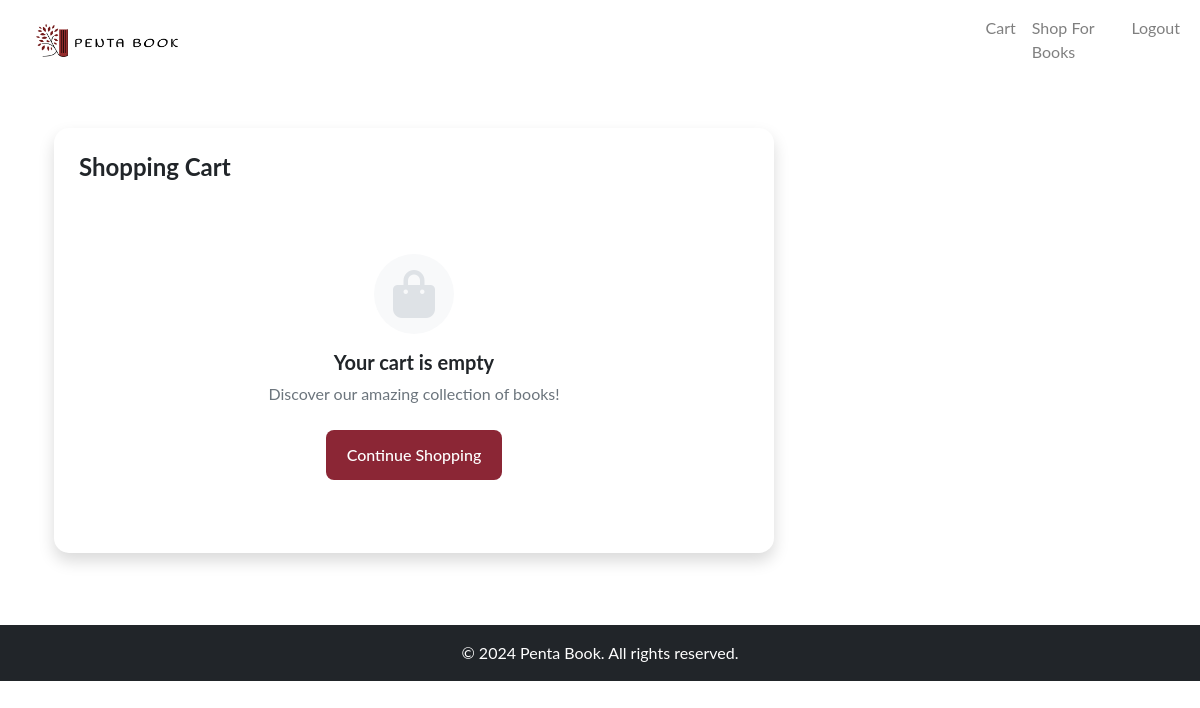
The app's page /cart (signed in), older data.
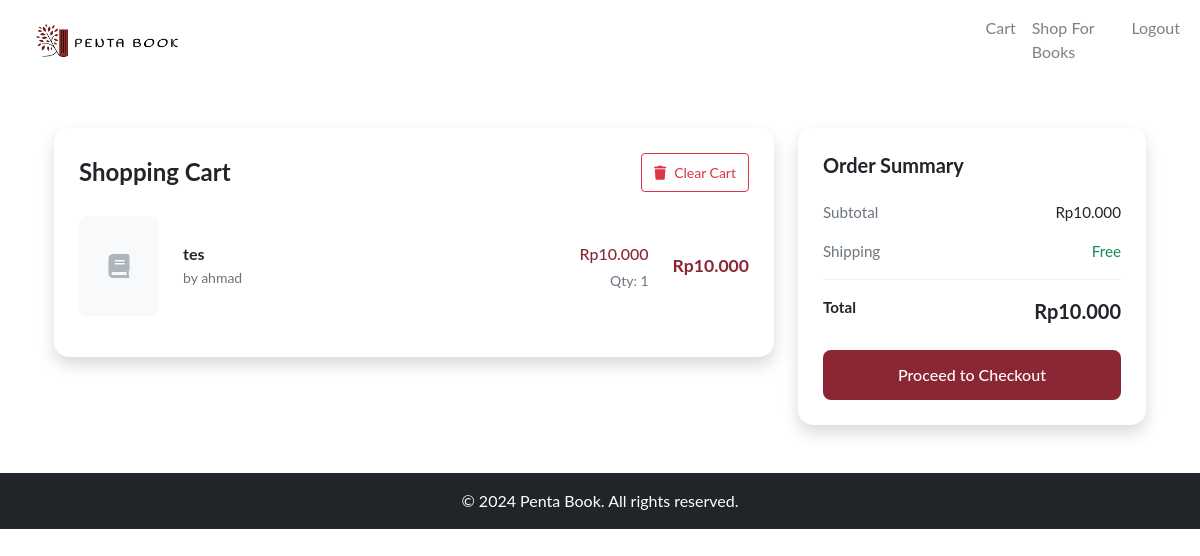
The same page, newer data.
### tables this page shows
CREATE TABLE cartitems (
    cart_item_id INTEGER PRIMARY KEY AUTOINCREMENT,
    cart_id INTEGER,
    book_id INTEGER,
    quantity INTEGER NOT NULL,
    FOREIGN KEY (cart_id) REFERENCES cart (cart_id),
    FOREIGN KEY (book_id) REFERENCES books (book_id)
);

CREATE TABLE "books"
(
    book_id     INTEGER
        primary key autoincrement,
    category_id integer
        references categories,
    shop_id     integer
        references shop,
    book_name   TEXT,
    isbn        integer,
    author      TEXT,
    desc        TEXT,
    price       REAL,
    stock       integer,
    img_url     TEXT
);

### app.py (the view)
@app.route('/cart')
def cart():
    if 'user_id' not in session:
        flash('You need to be logged in to view your cart.', 'warning')
        return redirect(url_for('login'))
    try:
        db = get_db()
        cur = db.execute('''
            SELECT b.book_id, b.book_name, b.author, IFNULL(b.price, 0) as price, ci.quantity
            FROM cartitems ci
            JOIN books b ON ci.book_id = b.book_id
            JOIN cart c ON ci.cart_id = c.cart_id
            WHERE c.buyer_id = ? AND c.status = "open"
        ''', (session['user_id'],))
        cart_items = cur.fetchall()
        return render_template('customer/cart.html', cart_items=cart_items, format_currency=format_currency)
    except Exception as e:
        flash(f'An error occurred: {e}', 'danger')
        return redirect(url_for('index'))

### app.py (called while the page is built)
def get_db():
    if 'db' not in g:
        g.db = sqlite3.connect(app.config['DATABASE'])
        g.db.row_factory = sqlite3.Row
    return g.db

def format_currency(value):
    if value is None:
        return "Rp0"  # Atau format default lainnya
    return f'Rp{value:,.0f}'.replace(',', '.')

### templates/customer/cart.html (shortened to what this page needs)
{% extends "customer/base.html" %}
{% block content %}
<div class="container py-4">
    <div class="row">
        <div class="col-lg-8">
            <div class="cart-card mb-4 shadow">
                <div class="d-flex justify-content-between align-items-center mb-4">
                    <h4 class="m-0">Shopping Cart</h4>
                    {% if cart_items %}
                    <form method="POST" action="{{ url_for('clear_cart') }}">
                        <button type="submit" class="btn btn-outline-danger btn-sm">
                            <i class="fas fa-trash me-2"></i>Clear Cart
                        </button>
                    </form>
                    {% endif %}
                </div>
                {% if cart_items %}
                    {% for item in cart_items %}
                    <div class="cart-item mb-3">
                        <div class="row align-items-center">
                            <div class="col-auto">
                                {% if item['img_url'] %}
                                    <img src="{{ url_for('static', filename='uploads/' + item['img_url']) }}"
                                         alt="{{ item['book_name'] }}"
                                         class="cart-item-image">
                                {% else %}
                                    <div class="cart-item-placeholder">
                                        <i class="fas fa-book"></i>
                                    </div>
                                {% endif %}
                            </div>
                            <div class="col">
                                <h6 class="mb-1">{{ item['book_name'] }}</h6>
                                <p class="text-muted mb-0 small">by {{ item['author'] }}</p>
                            </div>
                            <div class="col-auto text-end">
                                <div class="price mb-1">{{ format_currency(item['price']) }}</div>
                                <div class="quantity small text-muted">
                                    Qty: {{ item['quantity'] }}
                                </div>
                            </div>
                            <div class="col-auto">
                                <div class="total fw-bold">
                                    {{ format_currency(item['price'] * item['quantity']) }}
                                </div>
                            </div>
                        </div>
                    </div>
                    {% endfor %}
                {% else %}
                    <div class="text-center py-5">
                        <div class="empty-cart-icon mb-3">
                            <i class="fas fa-shopping-bag"></i>
                        </div>
                        <h5>Your cart is empty</h5>
                        <p class="text-muted">Discover our amazing collection of books!</p>
                        <a href="{{ url_for('buyer_index') }}" class="btn btn-burgundy mt-2">
                            Continue Shopping
                        </a>
                    </div>
                {% endif %}
            </div>
        </div>
        {% if cart_items %}
        <div class="col-lg-4">
            <div class="cart-card cart-summary shadow">
                <h5 class="mb-4">Order Summary</h5>
                {% set total = namespace(value=0) %}
                {% for item in cart_items %}
                    {% set total.value = total.value + (item['price'] * item['quantity']) %}
                {% endfor %}
                <div class="summary-item d-flex justify-content-between mb-3">
                    <span class="text-muted">Subtotal</span>
                    <span>{{ format_currency(total.value) }}</span>
                </div>
                <div class="summary-item d-flex justify-content-between mb-3">
                    <span class="text-muted">Shipping</span>
                    <span class="text-success">Free</span>
                </div>
                <div class="divider my-3"></div>
                <div class="summary-item d-flex justify-content-between mb-4">
                    <span class="fw-bold">Total</span>
                    <span class="fw-bold fs-5">{{ format_currency(total.value) }}</span>
                </div>
                <a href="{{ url_for('checkout') }}" class="btn btn-burgundy w-100">
                    Proceed to Checkout
                </a>
            </div>
        </div>
        {% endif %}
    </div>
</div>
{% endblock %}

### templates/customer/base.html (shortened to what this page needs)
<!DOCTYPE html>
<html lang="en">
<head>
    <link href="https://cdnjs.cloudflare.com/ajax/libs/font-awesome/6.0.0/css/all.min.css" rel="stylesheet">
    <link rel="stylesheet" href="https://maxcdn.bootstrapcdn.com/bootstrap/4.5.2/css/bootstrap.min.css">
    <link rel="stylesheet" href="{{ url_for('static', filename='styles.css') }}">
</head>
<body>
    <nav class="navbar navbar-expand-lg navbar-light bg-white">
        <div class="container-fluid">
            <a class="navbar-brand" href="{{ url_for('buyer_index') }}">
                <img src="{{ url_for('static', filename='images/Logo PentaBook.png') }}" alt="Logo"  style="width: 20%;" class="px-4">
            </a>
            <div class="collapse navbar-collapse" id="navbarNav">
                <ul class="navbar-nav ml-auto">
                    {% if session.get('user_id') %}
                        <li class="nav-item">
                            <a class="nav-link" href="{{ url_for('cart') }}">Cart</a>
                        </li>
                        <li class="nav-item">
                            <a class="nav-link" href="{{ url_for('buyer_index') }}">Shop For Books</a>
                        </li>
                        <li class="nav-item">
                            <a class="nav-link" href="{{ url_for('logout') }}">Logout</a>
                        </li>
                    {% endif %}
                </ul>
            </div>
        </div>
    </nav>
    <div class="container mt-4">
        {% block content %}{% endblock %}
    </div>
    <footer class="footer bg-dark py-3 mt-4">
        <div class="container">
            <div class="row">
                <div class="col text-center text-white">
                    &copy; 2024 Penta Book. All rights reserved.
                </div>
            </div>
        </div>
    </footer>
</body>
</html>

### templates/customer/cart.html (style rules this page uses)
.cart-card { background: white; border-radius: 15px; padding: 25px; box-shadow: 0 5px 15px rgba(0,0,0,0.05); }
.cart-item-placeholder { width: 80px; height: 100px; background: #f8f9fa; border-radius: 8px; display: flex; align-items: center; justify-content: center; color: #adb5bd; font-size: 1.5rem; }
.divider { height: 1px; background: #f1f1f1; }
.btn-burgundy { background: #8B2635; color: white; padding: 12px 20px; border-radius: 8px; font-weight: 500; transition: all 0.2s; }
.cart-summary { position: sticky; top: 20px; }
.price { color: #8B2635; font-weight: 500; }
.total { color: #8B2635; font-size: 1.1rem; }
.summary-item { font-size: 0.95rem; }

Row changes from the older to the newer data that the page shows:
added cartitems: book_name "tes", author "ahmad", price "Rp10.000", quantity "1", format_currency(item['price']*item['quantity']) "Rp10.000"
Text that changed along with them:
text no longer shown: "Your cart is empty Discover our amazing collection of books! Continue Shopping"
text now shown: "Clear Cart Order Summary Subtotal Rp10.000 Shipping Free Total Rp10.000 Proceed to Checkout"
